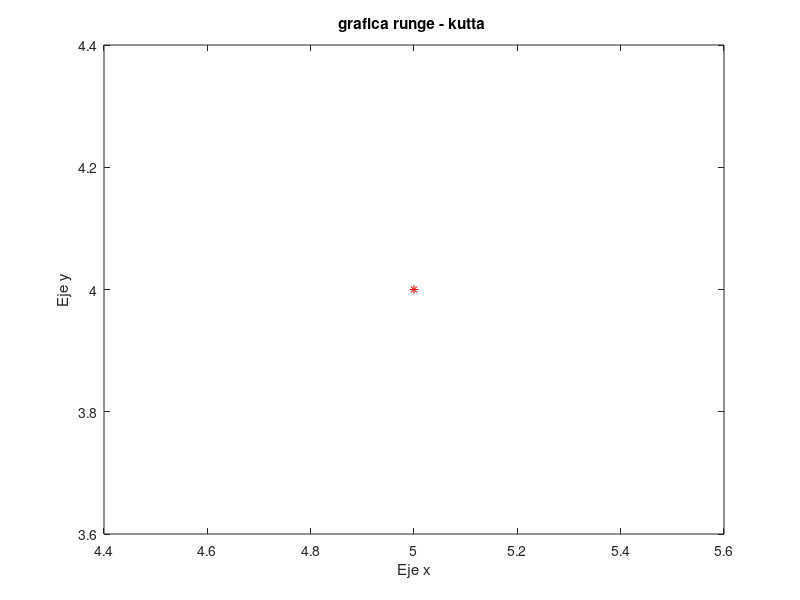

The MATLAB source for this figure:
%Metodo de runge-kutta  en octaveclc;function [x, y] = rungeKuttaOrdenCuatro(f, ti , tf,  h)   x = ti:h:tf;  % [ ti , ti=ti+h...   tf ]    y(1) = 4;  %asignando el primer valor al vector y[1] = 4    for i=1:length(x)-1     k1 = f(x(i), y(i));     k2 = f(x(i) + (h/2), y(i) + ((k1*h)/2));     k3 = f(x(i) + (h/2), y(i) + ((k2*h)/2));     k4 = f(x(i) + h, y(i)+ k3*h)     y(i+1) = y(i) + (1/6)*(k1 + 2*k2 + 2*k3 + k4)*h;       endfor   endfunction    f = @(x,t) (t + 1)*(x + 1)*cos(x^2 + 2*x);ti = input("ingrese el valor del tiempo inicial ti: ");tf = input("ingrese el valor del tiempo inicial tf: ");h = input("ingrese el valor de paso h: ");[x, y] = rungeKuttaOrdenCuatro(f, ti, tf, h);fprintf("%s\t  %s\n", "x" ,"y");for i=1:length(x)    fprintf("%.4f\t", x(i));   fprintf("%.4f", y(i));   fprintf("\n");endforplot(x, y,"r*")xlabel("Eje x")ylabel("Eje y")title("grafica runge - kutta ")